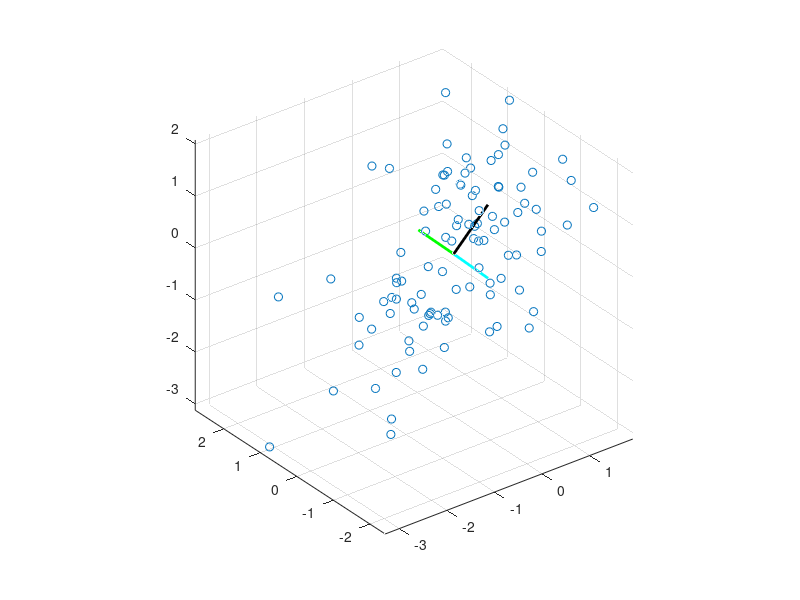
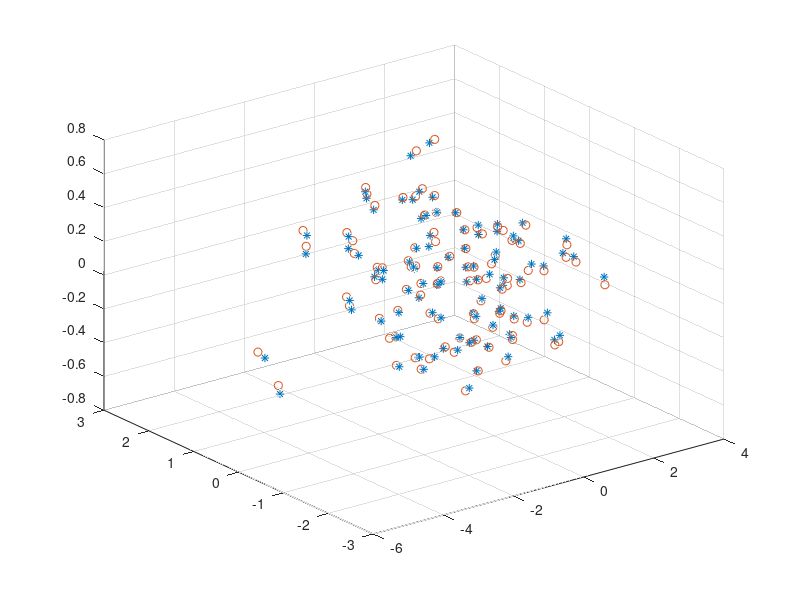

Recreate these plots in MATLAB, in order.
% a way to get intrinsinc (non redundant) coordinates: I use a PCA method
% PCA gives the direction with maximal variance, it is the 1st eigenvector 
% than PCA seeks the 2d direction of max variance, orthogonal to the 1st
% then the 3rd direction is orthogonal to the direction 1 & 2, thus is
% fully constrained by those eigenvectors 1 & 2
% julien Lagarde, Euromov

close all
% example with linear relation x & z
x = randn(100,1);
y = randn(100,1) + 50;
z = 2*x + 2 + randn(100,1);
data = [x y z];% rows = observations (time samples), columns = original coordinates basis (lab frame)
data = zscore(data);
% run the pca
% [eigvect, scores, eigval] = princomp(data);% previous version Matlab
[eigvect, scores, eigval] = pca(data);
%[COEFF,SCORE,latent] is [eigvect, scores, eigval]
% scores = observations projected in the new eigenvect basis
% eigvect = 3 X 3, 1st eigvect = first column = eigvect(:,1)
%
% to visualize the PCA new coordinates
% I plot the 3D data and lines to display the 3 eigenvectors
% 1st eigvect black, 2d green, 3rd cyan
figure(1)
% subplot(2,2,1)
plot3(data(:,1),data(:,2),data(:,3),'o')
grid on
hold on
line([mean(data(:,1)) (eigvect(1,1)) + mean(data(:,1))],...
 [mean(data(:,2)) (eigvect(1,2)) + mean(data(:,1))],...
 [mean(data(:,3)) (eigvect(1,3)) + mean(data(:,1))],...
 'Marker','none','LineStyle','-','LineWidth',2,'Color','k');
hold on
line([mean(data(:,1)) (eigvect(2,1)) + mean(data(:,1))],...
 [mean(data(:,2)) (eigvect(2,2)) + mean(data(:,1))],...
 [mean(data(:,3)) (eigvect(2,3)) + mean(data(:,1))],...
 'Marker','none','LineStyle','-','LineWidth',2,'Color','g');
hold on
line([mean(data(:,1)) (eigvect(3,1)) + mean(data(:,1))],...
 [mean(data(:,2)) (eigvect(3,2)) + mean(data(:,1))],...
 [mean(data(:,3)) (eigvect(3,3)) + mean(data(:,1))],...
 'Marker','none','LineStyle','-','LineWidth',2,'Color','c');
axis equal

% Projections: Is it the "scores" of the output of the princomp? Yes
% (modulo some little gap)
 data_proj = eigvect*data';
 data_proj =data_proj';
 
 figure(2)
 plot3(data_proj(:,1),data_proj(:,2),data_proj(:,3),'*')
 hold on
 plot3(scores(:,1),scores(:,2),scores(:,3),'o')
 grid on